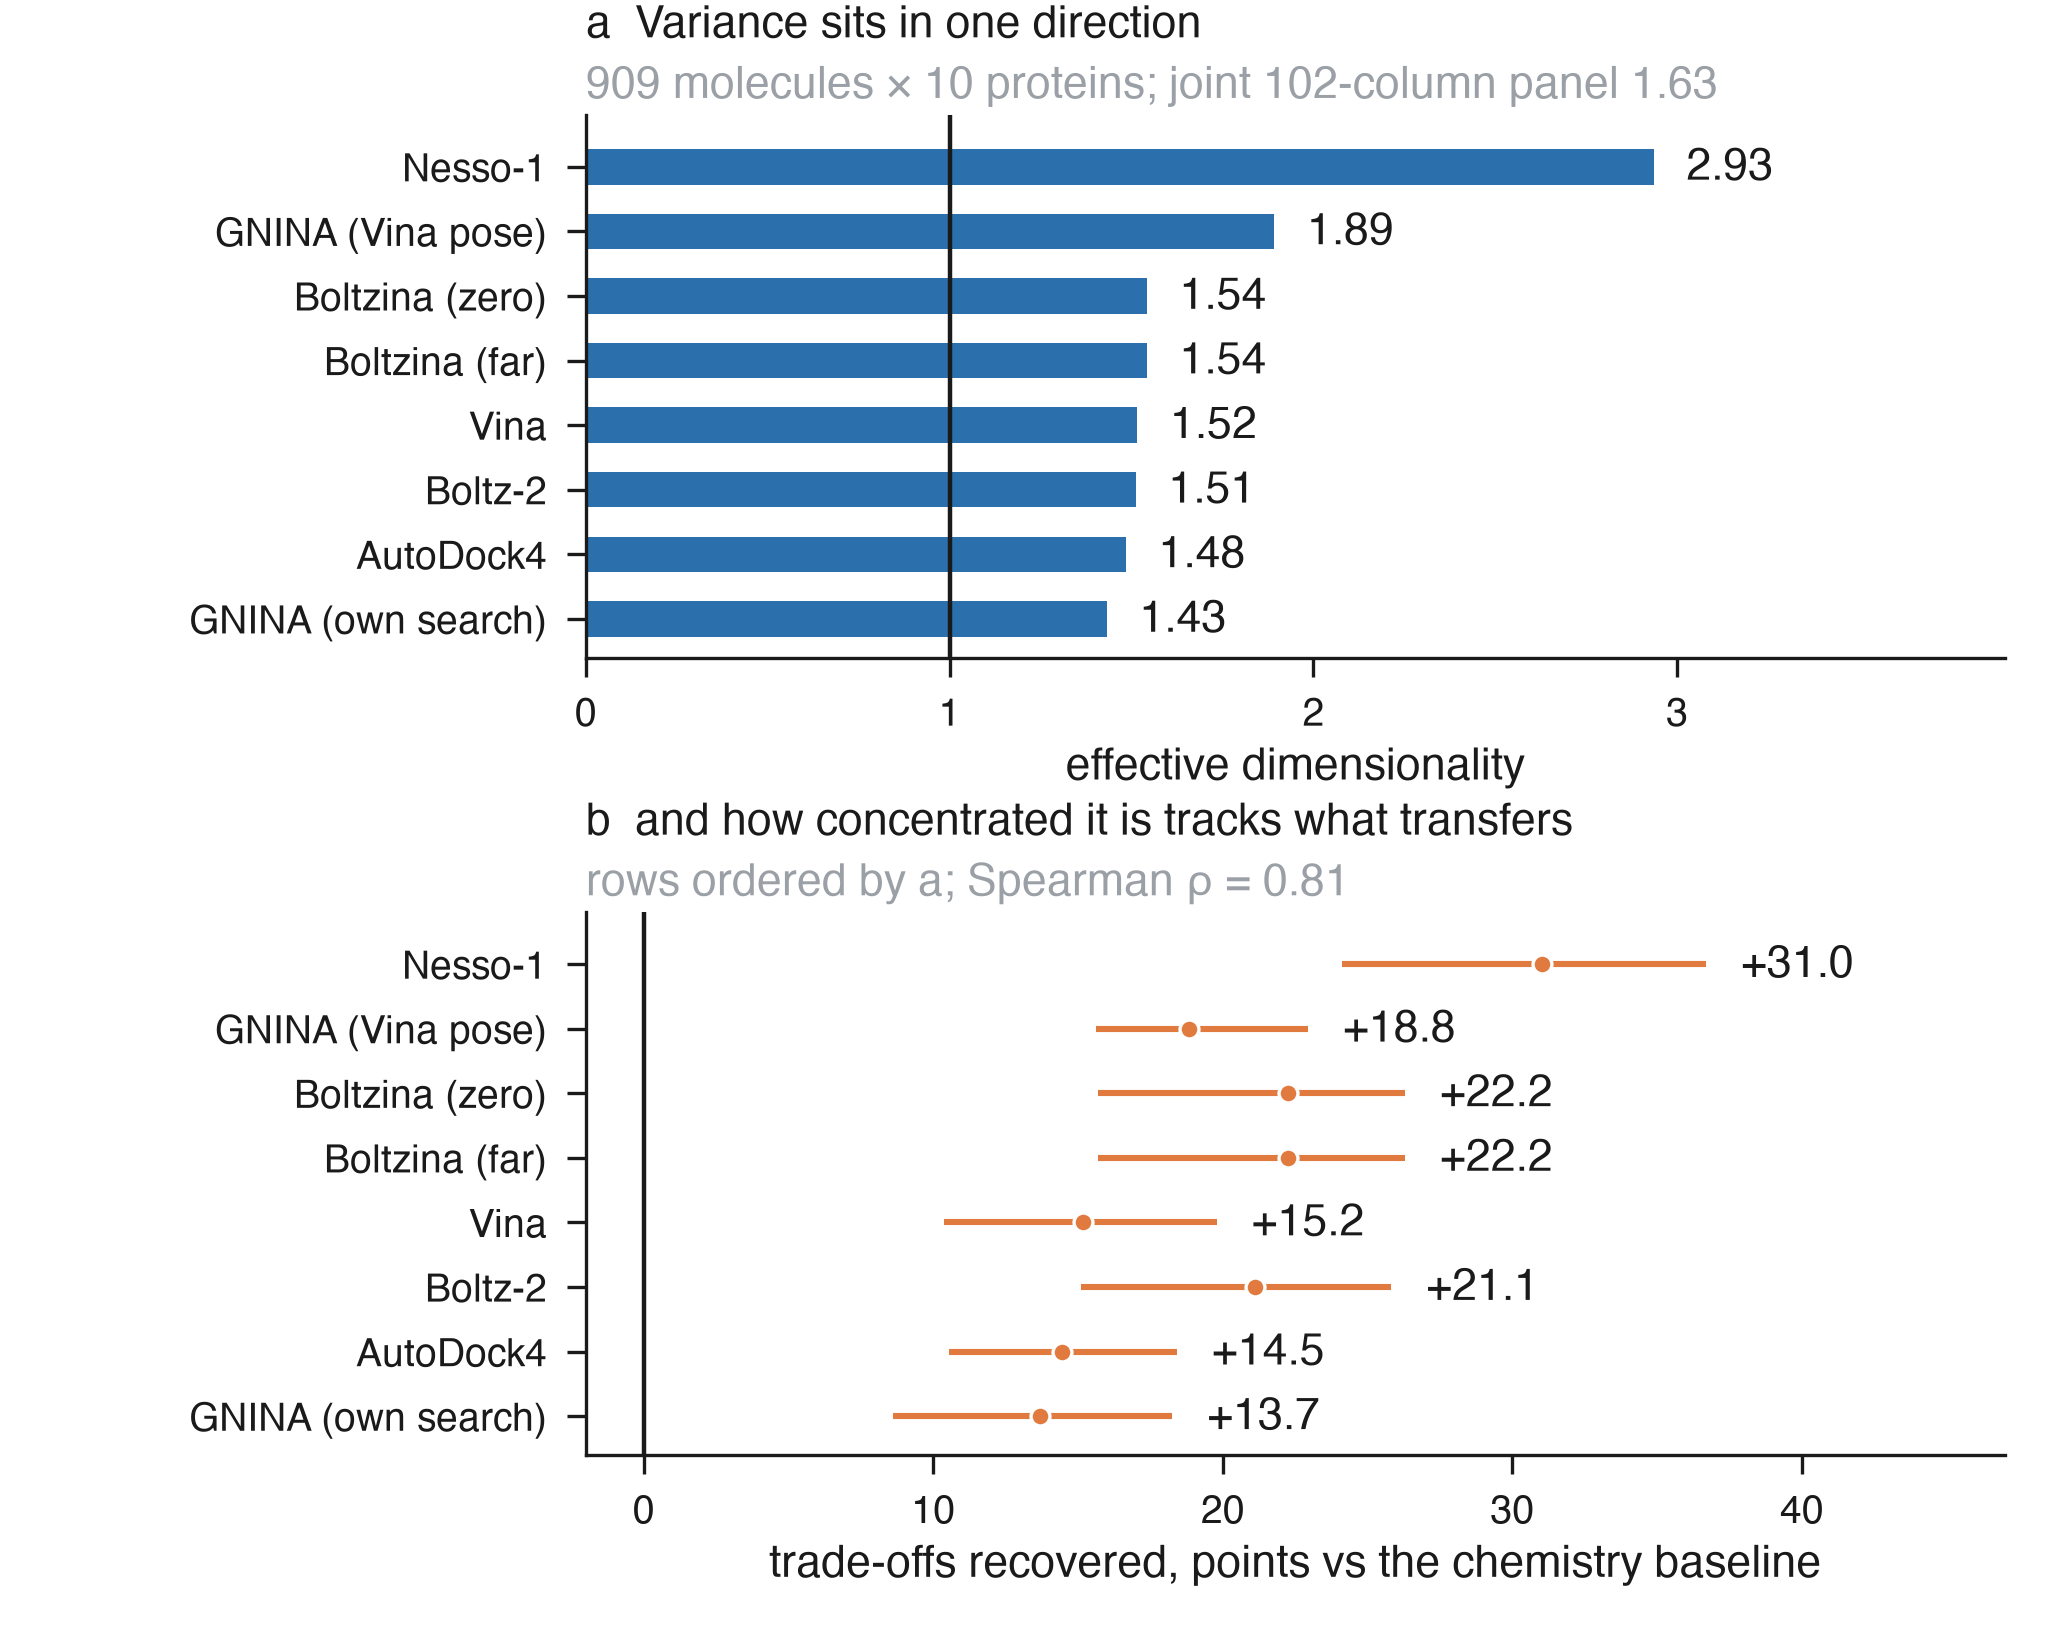

Write Python code to recreate this figure.
"""Figure 2. How concentrated a score matrix is, and how much of it transfers.

Panel a is recomputed from the frozen score arrays by geometry.py. Panel b is
the measured recovery on a protein withheld from calibration, read from
data/decisions_paired_uncertainty.csv. Rows share the order of panel a, so the
agreement of the two orderings is read straight off the right-hand column.
"""
import numpy as np
import matplotlib.pyplot as plt

from decisions import HELD_OUT_PROTEIN, trade_offs
from geometry import NAME, spd_table, joint_broad
from figstyle import TEXTWIDTH_IN, PALETTE, use_paper_style, figsize, save

tab, n_mol = spd_table()
gain = trade_offs(HELD_OUT_PROTEIN, "native_score")
J = joint_broad()
ks = [k for k in tab if k in gain]
order = sorted(ks, key=lambda k: -tab[k][0])     # most concentrated first
y = np.arange(len(order))

rho = np.corrcoef(
    np.argsort(np.argsort([tab[k][0] for k in ks])),
    np.argsort(np.argsort([gain[k]["d"] for k in ks])))[0, 1]

use_paper_style()
fig = plt.figure(figsize=figsize(TEXTWIDTH_IN, ratio=0.80))
fig.set_layout_engine("none")
axL = fig.add_axes([0.285, 0.600, 0.690, 0.330])
axR = fig.add_axes([0.285, 0.115, 0.690, 0.330])
COOL, HOT, GREY, INK = (PALETTE["blue"], PALETTE["orange"],
                        PALETTE["grey"], PALETTE["ink"])

# -- a: how concentrated each score matrix is -----------------------------
axL.barh(y, [tab[k][0] for k in order], height=0.55, color=COOL, zorder=2)
for i, k in enumerate(order):
    axL.text(tab[k][0] + 0.09, i, f"{tab[k][0]:.2f}", va="center", ha="left",
             color=INK)
axL.axvline(1.0, color=INK, lw=0.8, zorder=3)
axL.set_xlim(0, 3.9)
axL.set_xticks([0, 1, 2, 3])
axL.set_yticks(y)
axL.set_yticklabels([NAME[k] for k in order])
axL.set_ylim(len(order) - 0.4, -0.8)
axL.set_title("a  Variance sits in one direction", loc="left", pad=14)
axL.set_xlabel("effective dimensionality")
axL.text(0.0, 1.015, f"{n_mol} molecules × 10 proteins; "
                     f"joint 102-column panel {J['pr_raw']:.2f}",
         transform=axL.transAxes, ha="left", va="bottom", color=GREY)

# -- b: what that protein's own score recovers ----------------------------
axR.axvline(0, color=INK, lw=0.8, zorder=1)
for i, k in enumerate(order):
    g = gain[k]
    axR.plot([g["lo"], g["hi"]], [i, i], color=HOT, lw=1.1,
             solid_capstyle="butt", zorder=2)
    axR.plot([g["d"]], [i], "o", color=HOT, ms=3.4, mec="white", mew=0.6,
             zorder=3)
    axR.text(g["hi"] + 1.2, i, f"{g['d']:+.1f}", va="center", ha="left",
             color=INK)
axR.set_xlim(-2, 47)
axR.set_xticks([0, 10, 20, 30, 40])
axR.set_yticks(y)
axR.set_yticklabels([NAME[k] for k in order])
axR.set_ylim(len(order) - 0.4, -0.8)
axR.set_xlabel("trade-offs recovered, points vs the chemistry baseline")
axR.set_title("b  and how concentrated it is tracks what transfers",
              loc="left", pad=14)
axR.text(0.0, 1.015, f"rows ordered by a; Spearman ρ = {rho:.2f}",
         transform=axR.transAxes, ha="left", va="bottom", color=GREY)

save(fig, "fig_geometry")
